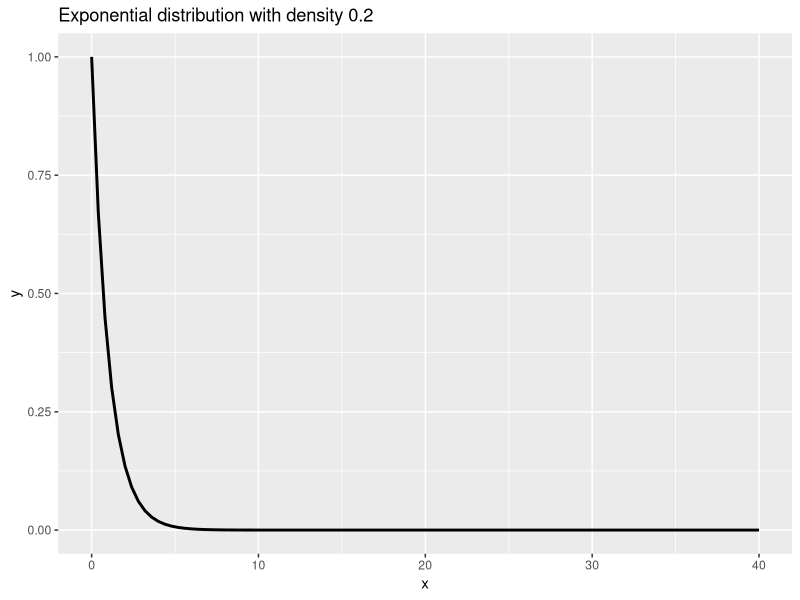
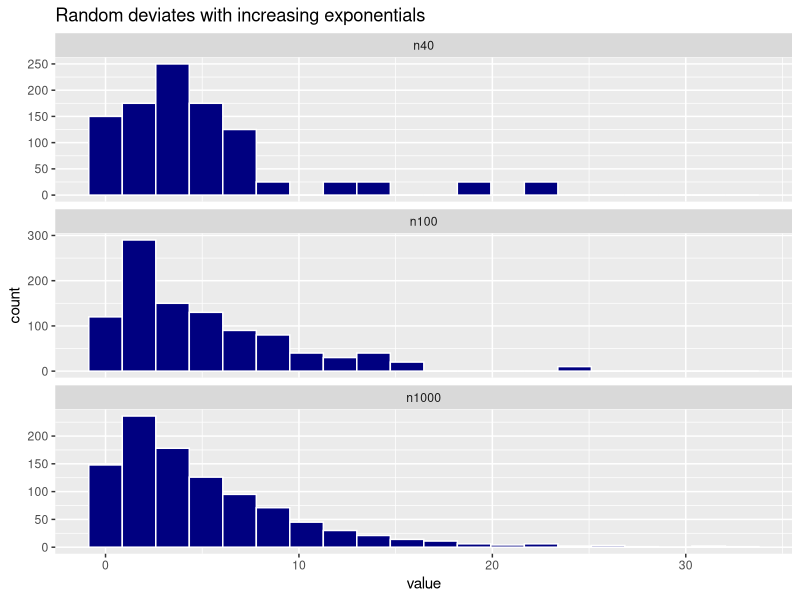
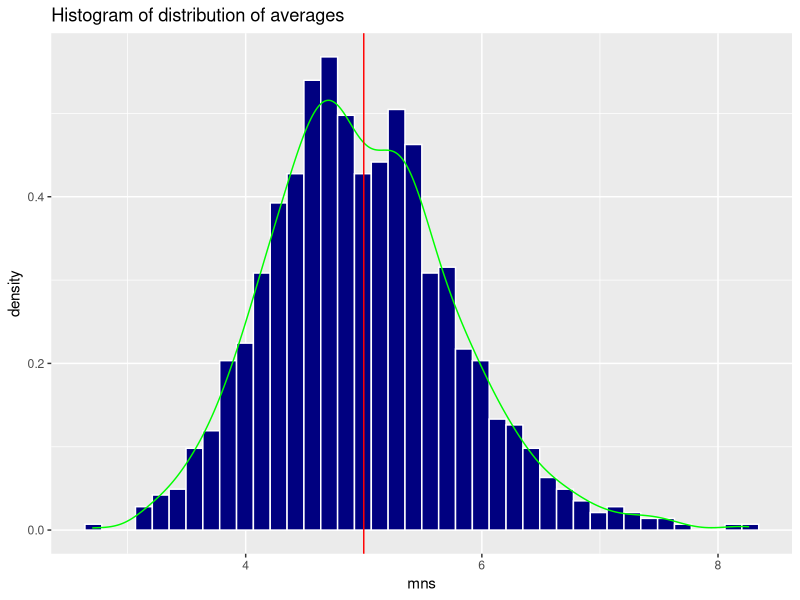
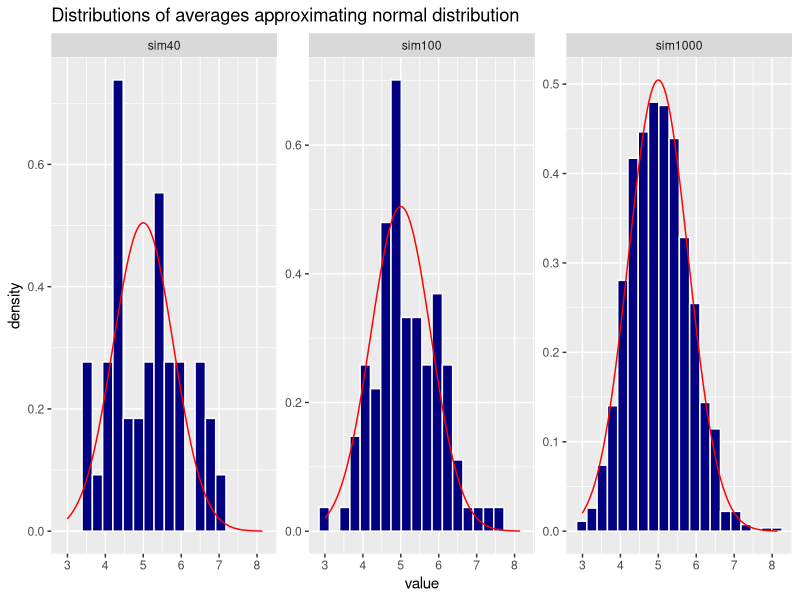

Source code (R) for these figures, in order:
## ---- chunk 1
knitr::opts_chunk$set(echo = TRUE)
library(ggplot2)
library(knitr)
library(reshape2)
## ---- chunk 2
set.seed(1)
lambda <- .2
n <- 40
## ---- chunk 3
#To refresh our mind we show how an exponential distribution looks
df <- data.frame(x=seq(0,40,by=.2))
ggplot(df) + 
  stat_function(aes(x),fun=dexp, size = 1) + 
  ggtitle("Exponential distribution with density 0.2")

#By increasing n the distribution approximates the exponential distribution
df <- melt(data.frame(
  "n40" = rexp(40, lambda),
  "n100" = rexp(100, lambda),
  "n1000" = rexp(1000, lambda)
), measure.vars = c("n40","n100","n1000"))

ggplot(df, aes(x = value)) + 
  geom_histogram(bins = 20, col = "white", fill = "navy") + 
  facet_wrap(~variable, scales = "free_y", ncol = 1) +
  ggtitle("Random deviates with increasing exponentials")
## ---- chunk 4
#For this research we proceed with an n of 40 for which we run a 1000 simulations for which we will investigate the distribution of the means
mns = NULL
for (i in 1 : 1000) mns = c(mns, mean(rexp(n, lambda)))
mns <- as.data.frame(mns)
## ---- chunk 5
#theoretical mean for exponentially distributed random variables with rate parameter lambda is E[X] = 1 / lambda = beta
theoretical_mean <- 1 / lambda

#sample mean is the mean of 1000 means
sample_mean <- mean(mns$mns)
## ---- chunk 6
ggplot(mns, aes(mns)) + 
        geom_histogram(bins = 40, aes(y=..density..), col = "white", fill = "navy") + 
        geom_density(col = "green") + 
        geom_vline(aes(xintercept=theoretical_mean), col = "red") +
        ggtitle("Histogram of distribution of averages")
## ---- chunk 7
#theoretical variance for exponentially distributed random variables with rate parameter lambda is Var[X] = (1 / lambda^2) / n = beta^2
theoretical_var <- (1 / lambda^2) / n

#sample variance is the power of sd of 1000 sds
sample_var <- var(mns$mns)
## ---- chunk 8
Statistic <- c("Mean","Variance")
Sample <- c(round(sample_mean,2),round(sample_var,2))
Theoretical <- c(theoretical_mean,theoretical_var)
stat_table <- data.frame(Statistic,Sample,Theoretical)
kable(stat_table)
## ---- chunk 9
sim_mns <- function(x) {
        out = NULL
        for (i in 1 : x) out = c(out, mean(rexp(n, lambda)))
        out
}

df <- melt(data.frame(
  "sim40" = sim_mns(40),
  "sim100" = sim_mns(100),
  "sim1000" = sim_mns(1000)
), measure.vars = c("sim40", "sim100", "sim1000"))

ggplot(df, aes(x = value)) + 
  geom_histogram(bins = 20, col = "white", fill = "navy", aes(y = ..density..)) + 
  facet_wrap(~variable, scales = "free_y") +
  stat_function(geom = "line", fun = dnorm, args = list(mean = 1/lambda, sd = (1/lambda)/sqrt(n)), col = "red") +
  ggtitle("Distributions of averages approximating normal distribution")
